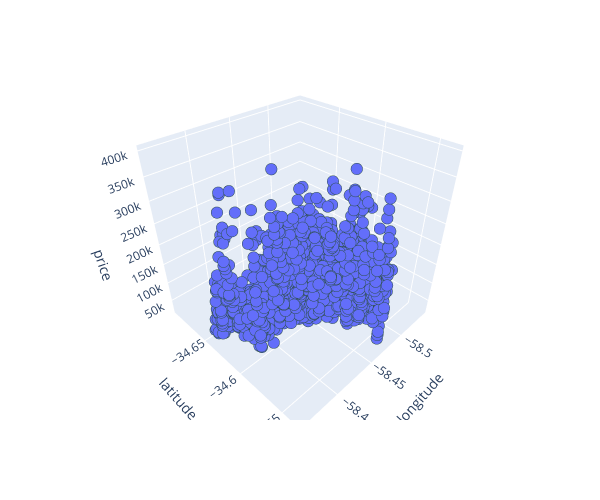

The notebook cell this image was saved under:
### Markdown cell above
**Task 2.2.6:** Complete the code below to create a 3D scatter plot, with `"lon"` on the x-axis, `"lat"` on the y-axis, and `"price_aprox_usd"` on the z-axis.

- [What's a scatter plot?](../%40textbook/06-visualization-matplotlib.ipynb#Scatter-Plots)
- [Create a 3D scatter plot in plotly express.](../%40textbook/08-visualization-plotly.ipynb#3D-Scatter-Plots)

### Code cell
# Create 3D scatter plot
fig = px.scatter_3d(
    df,
    x='lon',
    y='lat',
    z='price_aprox_usd',
    labels={"lon": "longitude", "lat": "latitude", "price_aprox_usd": "price"},
    width=600,
    height=500,
)

# Refine formatting
fig.update_traces(
    marker={"size": 4, "line": {"width": 2, "color": "DarkSlateGrey"}},
    selector={"mode": "markers"},
)

# Display figure
fig.show()

### Figure 1 — Plotly figure (JSON) as saved in the notebook; plotly's stock layout.template omitted (floating-point values rounded to 4 significant figures; data arrays with more than 128 entries replaced by an {"elided": "..."} marker saying what was removed)
{"data": [{"hovertemplate": "longitude=%{x}<br>latitude=%{y}<br>price=%{z}<extra></extra>", "legendgroup": "", "marker": {"color": "#636efa", "line": {"color": "DarkSlateGrey", "width": 2}, "size": 4, "symbol": "circle"}, "mode": "markers", "name": "", "scene": "scene", "showlegend": false, "type": "scatter3d", "x": {"elided": "2658 float values"}, "y": {"elided": "2658 float values"}, "z": {"elided": "2658 float values"}}], "layout": {"height": 500, "legend": {"tracegroupgap": 0}, "margin": {"t": 60}, "scene": {"aspectmode": "auto", "aspectratio": {"x": 1, "y": 1, "z": 1}, "domain": {"x": [0, 1], "y": [0, 1]}, "xaxis": {"title": {"text": "longitude"}, "type": "linear"}, "yaxis": {"title": {"text": "latitude"}, "type": "linear"}, "zaxis": {"title": {"text": "price"}, "type": "linear"}}, "width": 600}}
